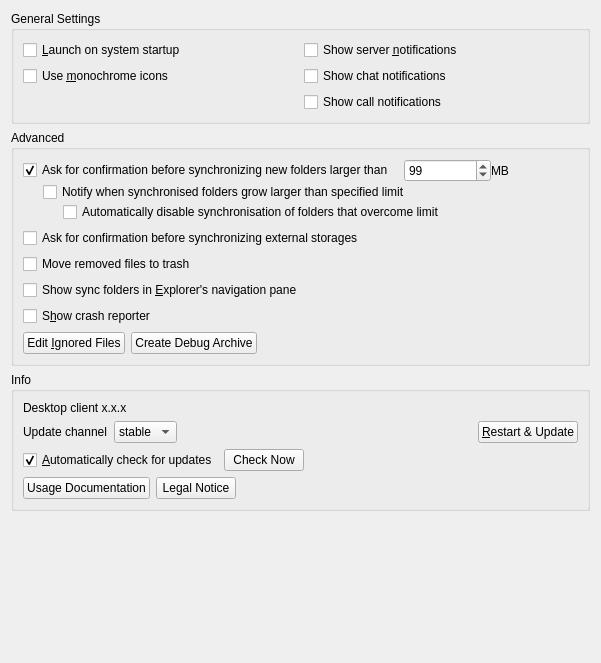
<?xml version="1.0" encoding="UTF-8"?>
<ui version="4.0">
 <class>OCC::GeneralSettings</class>
 <widget class="QWidget" name="OCC::GeneralSettings">
  <property name="geometry">
   <rect>
    <x>0</x>
    <y>0</y>
    <width>601</width>
    <height>663</height>
   </rect>
  </property>
  <property name="windowTitle">
   <string notr="true">Form</string>
  </property>
  <layout class="QGridLayout" name="gridLayout_3">
   <item row="1" column="0">
    <widget class="QGroupBox" name="groupBox">
     <property name="title">
      <string>Advanced</string>
     </property>
     <layout class="QVBoxLayout" name="verticalLayout">
      <item>
       <layout class="QVBoxLayout" name="verticalLayout_4">
        <property name="spacing">
         <number>0</number>
        </property>
        <item>
         <layout class="QHBoxLayout" name="horizontalLayout_3">
          <item>
           <widget class="QCheckBox" name="newFolderLimitCheckBox">
            <property name="text">
             <string>Ask for confirmation before synchronizing new folders larger than</string>
            </property>
            <property name="checked">
             <bool>true</bool>
            </property>
           </widget>
          </item>
          <item>
           <spacer name="horizontalSpacer">
            <property name="orientation">
             <enum>Qt::Horizontal</enum>
            </property>
            <property name="sizeType">
             <enum>QSizePolicy::Fixed</enum>
            </property>
            <property name="sizeHint" stdset="0">
             <size>
              <width>10</width>
              <height>20</height>
             </size>
            </property>
           </spacer>
          </item>
          <item>
           <widget class="QSpinBox" name="newFolderLimitSpinBox">
            <property name="maximum">
             <number>999999</number>
            </property>
            <property name="value">
             <number>99</number>
            </property>
           </widget>
          </item>
          <item>
           <widget class="QLabel" name="label">
            <property name="text">
             <string extracomment="Trailing part of &quot;Ask confirmation before syncing folder larger than&quot; ">MB</string>
            </property>
           </widget>
          </item>
         </layout>
        </item>
        <item>
         <layout class="QHBoxLayout" name="horizontalLayout_5">
          <item>
           <spacer name="horizontalSpacer_3">
            <property name="orientation">
             <enum>Qt::Horizontal</enum>
            </property>
            <property name="sizeType">
             <enum>QSizePolicy::Fixed</enum>
            </property>
            <property name="sizeHint" stdset="0">
             <size>
              <width>20</width>
              <height>20</height>
             </size>
            </property>
           </spacer>
          </item>
          <item>
           <widget class="QCheckBox" name="existingFolderLimitCheckBox">
            <property name="text">
             <string>Notify when synchronised folders grow larger than specified limit</string>
            </property>
           </widget>
          </item>
         </layout>
        </item>
        <item>
         <layout class="QHBoxLayout" name="horizontalLayout">
          <item>
           <spacer name="horizontalSpacer_5">
            <property name="orientation">
             <enum>Qt::Horizontal</enum>
            </property>
            <property name="sizeType">
             <enum>QSizePolicy::Fixed</enum>
            </property>
            <property name="sizeHint" stdset="0">
             <size>
              <width>40</width>
              <height>20</height>
             </size>
            </property>
           </spacer>
          </item>
          <item>
           <widget class="QCheckBox" name="stopExistingFolderNowBigSyncCheckBox">
            <property name="text">
             <string>Automatically disable synchronisation of folders that overcome limit</string>
            </property>
           </widget>
          </item>
         </layout>
        </item>
       </layout>
      </item>
      <item>
       <layout class="QHBoxLayout" name="horizontalLayout_8">
        <item>
         <widget class="QCheckBox" name="newExternalStorage">
          <property name="text">
           <string>Ask for confirmation before synchronizing external storages</string>
          </property>
         </widget>
        </item>
       </layout>
      </item>
      <item>
       <layout class="QHBoxLayout" name="horizontalLayout">
        <item>
         <widget class="QCheckBox" name="moveFilesToTrashCheckBox">
          <property name="text">
           <string>Move removed files to trash</string>
          </property>
         </widget>
        </item>
       </layout>
      </item>
      <item>
       <layout class="QHBoxLayout" name="horizontalLayout_10">
        <item>
         <widget class="QCheckBox" name="showInExplorerNavigationPaneCheckBox">
          <property name="text">
           <string>Show sync folders in &amp;Explorer's navigation pane</string>
          </property>
         </widget>
        </item>
       </layout>
      </item>
      <item>
       <layout class="QHBoxLayout" name="horizontalLayout_9">
        <item>
         <widget class="QCheckBox" name="crashreporterCheckBox">
          <property name="sizePolicy">
           <sizepolicy hsizetype="MinimumExpanding" vsizetype="Fixed">
            <horstretch>0</horstretch>
            <verstretch>0</verstretch>
           </sizepolicy>
          </property>
          <property name="text">
           <string>S&amp;how crash reporter</string>
          </property>
         </widget>
        </item>
       </layout>
      </item>
      <item>
       <layout class="QHBoxLayout" name="horizontalLayout_4">
        <item>
         <widget class="QPushButton" name="ignoredFilesButton">
          <property name="text">
           <string>Edit &amp;Ignored Files</string>
          </property>
         </widget>
        </item>
        <item>
         <widget class="QPushButton" name="debugArchiveButton">
          <property name="text">
           <string>Create Debug Archive</string>
          </property>
         </widget>
        </item>
        <item>
         <spacer name="horizontalSpacer_4">
          <property name="orientation">
           <enum>Qt::Horizontal</enum>
          </property>
          <property name="sizeHint" stdset="0">
           <size>
            <width>555</width>
            <height>20</height>
           </size>
          </property>
         </spacer>
        </item>
       </layout>
      </item>
     </layout>
    </widget>
   </item>
   <item row="2" column="0">
    <widget class="QGroupBox" name="aboutAndUpdatesGroupBox">
     <property name="title">
      <string>Info</string>
     </property>
     <layout class="QVBoxLayout" name="verticalLayout_3">
      <item>
       <widget class="QLabel" name="infoAndUpdatesLabel">
        <property name="sizePolicy">
         <sizepolicy hsizetype="Preferred" vsizetype="Minimum">
          <horstretch>0</horstretch>
          <verstretch>0</verstretch>
         </sizepolicy>
        </property>
        <property name="text">
         <string>Desktop client x.x.x</string>
        </property>
       </widget>
      </item>
      <item>
       <widget class="QFrame" name="updatesContainer">
        <layout class="QVBoxLayout" name="verticalLayout_5">
         <property name="leftMargin">
          <number>0</number>
         </property>
         <property name="topMargin">
          <number>0</number>
         </property>
         <property name="rightMargin">
          <number>0</number>
         </property>
         <property name="bottomMargin">
          <number>0</number>
         </property>
         <item>
          <layout class="QHBoxLayout" name="horizontalLayout_2">
           <item>
            <widget class="QLabel" name="updateChannelLabel">
             <property name="sizePolicy">
              <sizepolicy hsizetype="Maximum" vsizetype="Preferred">
               <horstretch>0</horstretch>
               <verstretch>0</verstretch>
              </sizepolicy>
             </property>
             <property name="text">
              <string>Update channel</string>
             </property>
            </widget>
           </item>
           <item>
            <widget class="QComboBox" name="updateChannel">
             <property name="sizePolicy">
              <sizepolicy hsizetype="Maximum" vsizetype="Fixed">
               <horstretch>0</horstretch>
               <verstretch>0</verstretch>
              </sizepolicy>
             </property>
             <item>
              <property name="text">
               <string>stable</string>
              </property>
             </item>
             <item>
              <property name="text">
               <string>beta</string>
              </property>
             </item>
            </widget>
           </item>
           <item>
            <widget class="QLabel" name="updateStateLabel">
             <property name="text">
              <string/>
             </property>
             <property name="wordWrap">
              <bool>true</bool>
             </property>
             <property name="openExternalLinks">
              <bool>true</bool>
             </property>
            </widget>
           </item>
           <item>
            <widget class="QPushButton" name="restartButton">
             <property name="sizePolicy">
              <sizepolicy hsizetype="Maximum" vsizetype="Fixed">
               <horstretch>0</horstretch>
               <verstretch>0</verstretch>
              </sizepolicy>
             </property>
             <property name="text">
              <string>&amp;Restart &amp;&amp; Update</string>
             </property>
            </widget>
           </item>
          </layout>
         </item>
         <item>
          <layout class="QHBoxLayout" name="horizontalLayout_7">
           <item>
            <widget class="QCheckBox" name="autoCheckForUpdatesCheckBox">
             <property name="sizePolicy">
              <sizepolicy hsizetype="Minimum" vsizetype="Fixed">
               <horstretch>0</horstretch>
               <verstretch>0</verstretch>
              </sizepolicy>
             </property>
             <property name="text">
              <string>&amp;Automatically check for updates</string>
             </property>
             <property name="checked">
              <bool>true</bool>
             </property>
            </widget>
           </item>
           <item>
            <widget class="QPushButton" name="updateButton">
             <property name="sizePolicy">
              <sizepolicy hsizetype="Maximum" vsizetype="Fixed">
               <horstretch>0</horstretch>
               <verstretch>0</verstretch>
              </sizepolicy>
             </property>
             <property name="text">
              <string>Check Now</string>
             </property>
            </widget>
           </item>
           <item>
            <spacer name="horizontalSpacer_6">
             <property name="orientation">
              <enum>Qt::Horizontal</enum>
             </property>
             <property name="sizeHint" stdset="0">
              <size>
               <width>40</width>
               <height>20</height>
              </size>
             </property>
            </spacer>
           </item>
          </layout>
         </item>
         <item>
          <layout class="QHBoxLayout" name="horizontalLayout_6">
           <item>
            <widget class="QPushButton" name="usageDocumentationButton">
             <property name="text">
              <string>Usage Documentation</string>
             </property>
            </widget>
           </item>
           <item>
            <widget class="QPushButton" name="legalNoticeButton">
             <property name="text">
              <string>Legal Notice</string>
             </property>
            </widget>
           </item>
           <item>
            <spacer name="horizontalSpacer_2">
             <property name="orientation">
              <enum>Qt::Horizontal</enum>
             </property>
             <property name="sizeHint" stdset="0">
              <size>
               <width>40</width>
               <height>20</height>
              </size>
             </property>
            </spacer>
           </item>
          </layout>
         </item>
        </layout>
       </widget>
      </item>
     </layout>
    </widget>
   </item>
   <item row="4" column="0">
    <spacer name="verticalSpacer">
     <property name="orientation">
      <enum>Qt::Vertical</enum>
     </property>
     <property name="sizeHint" stdset="0">
      <size>
       <width>20</width>
       <height>0</height>
      </size>
     </property>
    </spacer>
   </item>
   <item row="0" column="0">
    <widget class="QGroupBox" name="generalGroupBox">
     <property name="title">
      <string>General Settings</string>
     </property>
     <layout class="QGridLayout" name="gridLayout_2">
      <item row="2" column="1">
       <widget class="QCheckBox" name="callNotificationsCheckBox">
        <property name="text">
         <string>Show call notifications</string>
        </property>
       </widget>
      </item>
      <item row="0" column="0">
       <widget class="QCheckBox" name="autostartCheckBox">
        <property name="text">
         <string>&amp;Launch on system startup</string>
        </property>
       </widget>
      </item>
      <item row="0" column="1">
       <widget class="QCheckBox" name="serverNotificationsCheckBox">
        <property name="text">
         <string>Show server &amp;notifications</string>
        </property>
       </widget>
      </item>
      <item row="1" column="1">
       <widget class="QCheckBox" name="chatNotificationsCheckBox">
        <property name="text">
         <string>Show chat notifications</string>
        </property>
       </widget>
      </item>
      <item row="1" column="0">
       <widget class="QCheckBox" name="monoIconsCheckBox">
        <property name="toolTip">
         <string>For System Tray</string>
        </property>
        <property name="text">
         <string>Use &amp;monochrome icons</string>
        </property>
       </widget>
      </item>
     </layout>
    </widget>
   </item>
  </layout>
 </widget>
 <tabstops>
  <tabstop>autostartCheckBox</tabstop>
  <tabstop>serverNotificationsCheckBox</tabstop>
  <tabstop>ignoredFilesButton</tabstop>
  <tabstop>newFolderLimitCheckBox</tabstop>
  <tabstop>newFolderLimitSpinBox</tabstop>
  <tabstop>crashreporterCheckBox</tabstop>
  <tabstop>restartButton</tabstop>
 </tabstops>
 <resources/>
 <connections>
  <connection>
   <sender>newFolderLimitCheckBox</sender>
   <signal>toggled(bool)</signal>
   <receiver>newFolderLimitSpinBox</receiver>
   <slot>setEnabled(bool)</slot>
   <hints>
    <hint type="sourcelabel">
     <x>247</x>
     <y>188</y>
    </hint>
    <hint type="destinationlabel">
     <x>497</x>
     <y>190</y>
    </hint>
   </hints>
  </connection>
 </connections>
</ui>
